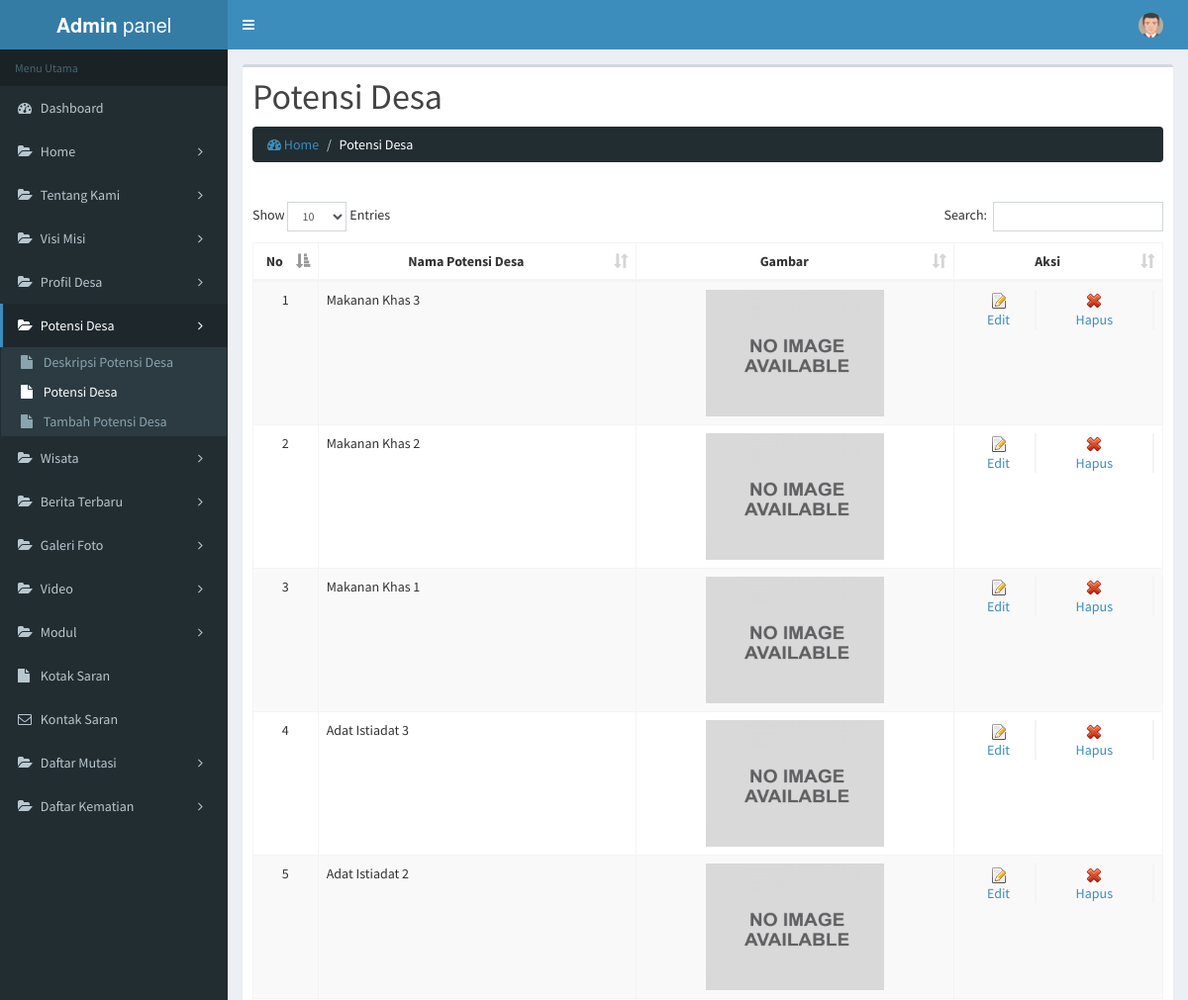
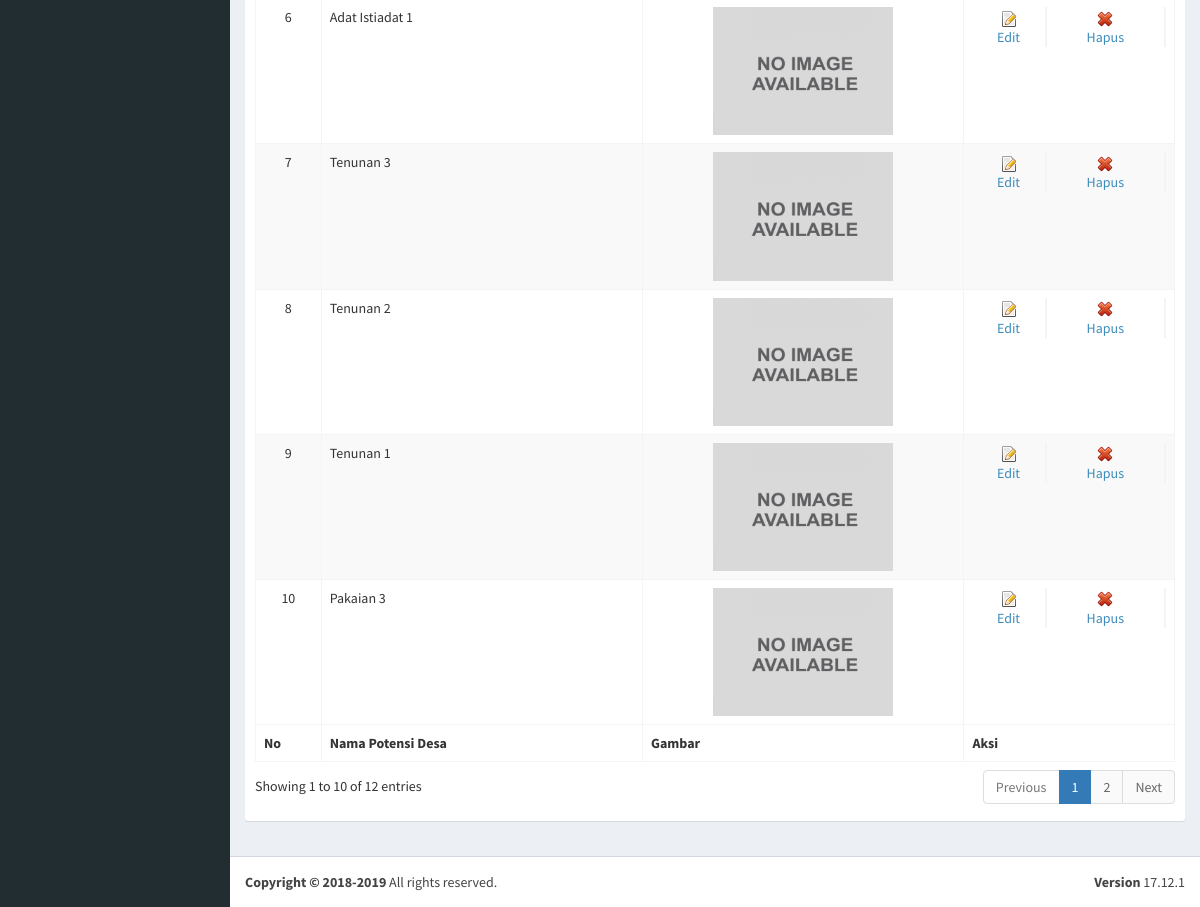
The app's page /admin/potensi-desa (signed in) with its own data (2 pictures, top to bottom).
### tables this page shows
CREATE TABLE `potensi_desa` (
  `id_potensi_desa` int(11) NOT NULL,
  `id_desa` int(11) NOT NULL,
  `nama` varchar(50) DEFAULT NULL,
  `deskripsi` text NOT NULL,
  `potensidesa` enum('PAKAIAN','TENUNAN','ADAT ISTIADAT','MAKANAN KHAS') NOT NULL,
  `gambar` varchar(100) NOT NULL
);

### web/admin/modul/potensi-desa/index.php (the view, shortened to what this page needs)
<?php
if (empty($_SESSION['namaadmin']) AND empty($_SESSION['leveladmin'])){
	echo "<link href='style.css' rel='stylesheet' type='text/css'>
	<center>Untuk mengakses modul, Anda harus login <br>";
	echo "<a href=../../index.php><b>LOGIN</b></a></center>";
}else{
	$hal = "Potensi Desa";
	$module = "potensi-desa";
	switch($_GET['act']){
		case "list":
	?>
			<section class="content">
				<div class="row">
				<div class="col-md-12">
				  <div class="box">
					<div class="box-header">
						<h1 style="text-transform: capitalize;"><?php echo $hal; ?></h1>
						<ol class="breadcrumb">
							<li><a href="media.php?module=home"><i class="fa fa-dashboard"></i> Home</a></li>
							<li class="active"><?php echo $hal; ?></li>
						</ol>
					</div>
					<div class="box-body table-responsive">
						<table id="example1" class="table table-bordered table-striped">
						<thead>
						  <tr>
							<th width="2%" class="center">No</th>
							<th width="10%" class="center">Nama <?php echo $hal; ?></th>
							<th width="30%" class="center">Gambar</th>
							<th width="60%"  class="center">Aksi</th>
						  </tr>
						</thead>
						<tbody>
						<?php
						$no = 1;
						$tampil = $pdo->query("SELECT * from potensi_desa ORDER BY id_potensi_desa DESC");
						while($r = $tampil->fetch(PDO::FETCH_ASSOC)){
							if($r["gambar"]==""){$gbr = "no-images.jpg";}else{$gbr = "galeri/small/$imgname2-$r[gambar]";}
						?>
							<tr>
								<td align="center"><?php echo  $no; ?></td>
								<td><?php echo  $r['nama']; ?></td>
								<td align="center"><img src="../images/<?php echo $gbr; ?>" width="180px"></td>
								<td align="center">
									<table class="tbltmbahan" style="width: 100%;padding: 0px;min-height: 28px;text-align: center; border: 0px;">
										<tr>
											<td style="border-right: 2px solid #f4f4f4;"><a href="<?php echo $module; ?>-edit-<?php echo $r['id_potensi_desa']; ?>" title="Edit"><img src="add-icon.gif"><br/>Edit</a></td>
											<td style="border-right: 2px solid #f4f4f4;"><a title="Hapus" onClick="javascript: return confirm('Data yang Sudah di Hapus TIDAK BISA Dikembalikan Kembali. Apakah Anda yakin ingin Menghapus Data Ini!!');" href='modul/<?php echo $module; ?>/aksi.php?module=<?php echo $module; ?>&act=remove&id=<?php echo $r['id_potensi_desa']; ?>' ><img src="hr.gif"><br/>Hapus</a>	</td>
										</tr>
									</table>
								</td>
							</tr>
						<?php
						$no++;
						}
						?>
						</tbody>
						<tfoot>
						  <tr>
							<th width="2%" class="center">No</th>
							<th width="23%" class="center">Nama <?php echo $hal; ?></th>
							<th width="23%" class="center">Gambar</th>
							<th width="15%" class="center">Aksi</th>
						  </tr>
						</tfoot>
					  </table>
					</div>
				  </div>
				</div>
			</section>
	<?php
		break;
	?>
	<?php
	}
}
?>

### records on screen
potensi_desa: nama "Makanan Khas 3"
potensi_desa: nama "Makanan Khas 2"
potensi_desa: nama "Makanan Khas 1"
potensi_desa: nama "Adat Istiadat 3"
potensi_desa: nama "Adat Istiadat 2"
potensi_desa: nama "Adat Istiadat 1"
potensi_desa: nama "Tenunan 3"
potensi_desa: nama "Tenunan 2"
potensi_desa: nama "Tenunan 1"
potensi_desa: nama "Pakaian 3"

### other values on screen
$namaweb "panel"
$hal "Potensi Desa"
